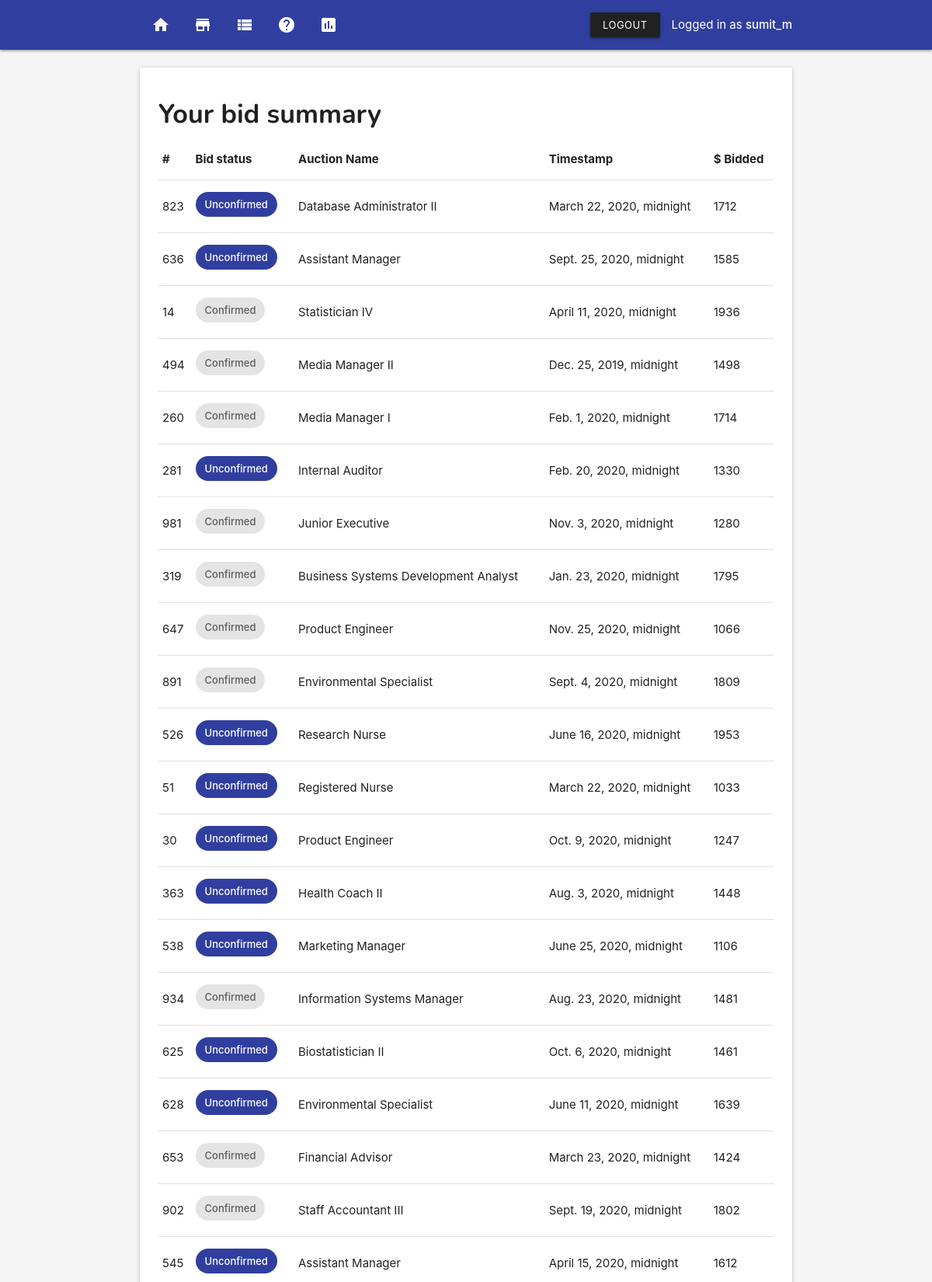
Screenshot of /my-bids/ (signed in, upper part) with the database file from the repository.
### core/models.py (models this page shows, shortened)
class User(AbstractUser):
    first_name = models.CharField(max_length=255, null=True)
    last_name = models.CharField(max_length=150, null=True)
    email = models.EmailField(unique=True)
    address = models.CharField(max_length=300, null=True)
    phone = models.CharField(
        max_length=10,
        null=True,
        validators=[
            MinLengthValidator(10)
        ]
    )
    age = models.CharField(max_length=5, null=True)
    birth_date = models.DateField(null=True)

### system/models.py (models this page shows, shortened)
class AuctionBid(models.Model):
    user = models.ForeignKey(User, on_delete=models.CASCADE)
    auction = models.ForeignKey(Auction, on_delete=models.CASCADE)
    bid = models.ForeignKey(Bid, on_delete=models.CASCADE)
    offer = models.IntegerField()
    confirmed = models.BooleanField(default=False)
    created = models.DateTimeField(auto_now_add=True)
    modified = models.DateTimeField(auto_now=True)
    class Meta:
        ordering = ['-modified']

class Auction(models.Model):
    title = models.CharField(max_length=255)
    slug = models.SlugField()
    start_time = models.DateTimeField(null=True)
    end_time = models.DateTimeField(null=True)
    start_price = models.DecimalField(max_digits=10, decimal_places=2, null=True)
    created = models.DateTimeField(auto_now_add=True)
    modified = models.DateTimeField(auto_now=True)
    winner = models.ForeignKey(User, on_delete=models.CASCADE, null=True)

### system/views.py (the view)
# urls.py: path('my-bids/', views.bid_summary, name='bid-summary'),
@login_required
def bid_summary(request):
    bids = AuctionBid.objects.filter(user=request.user)
    context = {
        'bids': bids,
    }
    return render(request, 'bid-summary.html', context)

### templates/bid-summary.html (shortened to what this page needs)
{% extends 'base.html' %}
{% block content %}
{% include 'nav.html' %}
<section class="section">
    <section class="container">
        <div class="card">
            <div class="card-content">
                <h4>Your bid summary</h4>
                <table class="table responsive-table">
                    <thead>
                        <tr>
                            <th>#</th>
                            <th>Bid status</th>
                            <th>Auction Name</th>
                            <th>Timestamp</th>
                            <th>$ Bidded</th>
                    </thead>
                    <tbody>
                        {% for b in bids %}
                            <tr>
                                <td>{{ b.id }}</td>
                                <td>{% if b.confirmed %}<span class="chip">Confirmed</span>{%else%} <span class="chip indigo darken-2 white-text">Unconfirmed</span>       {%endif%}</td>
                                <td>{{ b.auction.title }}</td>
                                <td>{{ b.created }}</td>
                                <td>{{ b.offer}}</td>
                            </tr>
                        {% endfor %}
                    </tbody>
                </table>
            </div>
        </div>
    </section>
</section>
{% endblock content %}

### templates/base.html (shortened to what this page needs)
{% load static %}
<!DOCTYPE html>
<html lang="en">
<head>
    <link rel="stylesheet" href="https://cdnjs.cloudflare.com/ajax/libs/materialize/1.0.0/css/materialize.min.css">
</head>
<body class="grey lighten-4">
    {% block content %}
    {% endblock content %}
</body>
</html>

### templates/nav.html (shortened to what this page needs)
<nav>
<div class="nav-wrapper indigo darken-2">
    <div class="container">
    <ul class="left hide-on-med-and-down">
            <li><a href="{% url 'system:home' %}"><i class="material-icons">home</i></a></li>
        <li><a href="{% url 'system:auctions' %}"><i class="material-icons">store</i></a></li>
        <li><a href="{% url 'system:bid-summary' %}"><i class="material-icons">view_list</i></a></li>
        <li><a href="{% url 'system:about' %}"><i class="material-icons">help</i></a></li>
        <li><a href="{% url 'system:dashboard' %}"><i class="material-icons">insert_chart</i></a></li>
    </ul>
    <ul class="right hide-on-med-and-down">
            {% if user.is_authenticated %}
            <li><a class="btn-small waves-effect waves-light grey darken-4" href="{% url 'core:logout' %}">Logout</a></li>
            <li>Logged in as <strong>{{ user.username }}</strong></li>
        {% endif %}
    </ul>
</div>
</div>
</nav>

### templates/base.html (style rules this page uses)
h1, h2, h3, h4, h5, h6 { margin-top: .5em !important; font-family: 'Nunito', sans-serif; font-weight: bold; }
body { display: flex; min-height: 100vh; flex-direction: column; }

### rows the page displays
User: username "sumit_m"
AuctionBid: id "823", confirmed "Unconfirmed", auction "Database Administrator II", created "March 22, 2020, midnight", offer "1712"
AuctionBid: id "636", confirmed "Unconfirmed", auction "Assistant Manager", created "Sept. 25, 2020, midnight", offer "1585"
AuctionBid: id "14", confirmed "Confirmed", auction "Statistician IV", created "April 11, 2020, midnight", offer "1936"
AuctionBid: id "494", confirmed "Confirmed", auction "Media Manager II", created "Dec. 25, 2019, midnight", offer "1498"
AuctionBid: id "260", confirmed "Confirmed", auction "Media Manager I", created "Feb. 1, 2020, midnight", offer "1714"
AuctionBid: id "281", confirmed "Unconfirmed", auction "Internal Auditor", created "Feb. 20, 2020, midnight", offer "1330"
AuctionBid: id "981", confirmed "Confirmed", auction "Junior Executive", created "Nov. 3, 2020, midnight", offer "1280"
AuctionBid: id "319", confirmed "Confirmed", auction "Business Systems Development Analyst", created "Jan. 23, 2020, midnight", offer "1795"
AuctionBid: id "647", confirmed "Confirmed", auction "Product Engineer", created "Nov. 25, 2020, midnight", offer "1066"
AuctionBid: id "891", confirmed "Confirmed", auction "Environmental Specialist", created "Sept. 4, 2020, midnight", offer "1809"
AuctionBid: id "526", confirmed "Unconfirmed", auction "Research Nurse", created "June 16, 2020, midnight", offer "1953"
AuctionBid: id "51", confirmed "Unconfirmed", auction "Registered Nurse", created "March 22, 2020, midnight", offer "1033"
AuctionBid: id "30", confirmed "Unconfirmed", auction "Product Engineer", created "Oct. 9, 2020, midnight", offer "1247"
AuctionBid: id "363", confirmed "Unconfirmed", auction "Health Coach II", created "Aug. 3, 2020, midnight", offer "1448"
AuctionBid: id "538", confirmed "Unconfirmed", auction "Marketing Manager", created "June 25, 2020, midnight", offer "1106"
AuctionBid: id "934", confirmed "Confirmed", auction "Information Systems Manager", created "Aug. 23, 2020, midnight", offer "1481"
AuctionBid: id "625", confirmed "Unconfirmed", auction "Biostatistician II", created "Oct. 6, 2020, midnight", offer "1461"
AuctionBid: id "628", confirmed "Unconfirmed", auction "Environmental Specialist", created "June 11, 2020, midnight", offer "1639"
AuctionBid: id "653", confirmed "Confirmed", auction "Financial Advisor", created "March 23, 2020, midnight", offer "1424"
AuctionBid: id "902", confirmed "Confirmed", auction "Staff Accountant III", created "Sept. 19, 2020, midnight", offer "1802"
AuctionBid: id "545", confirmed "Unconfirmed", auction "Assistant Manager", created "April 15, 2020, midnight", offer "1612"
